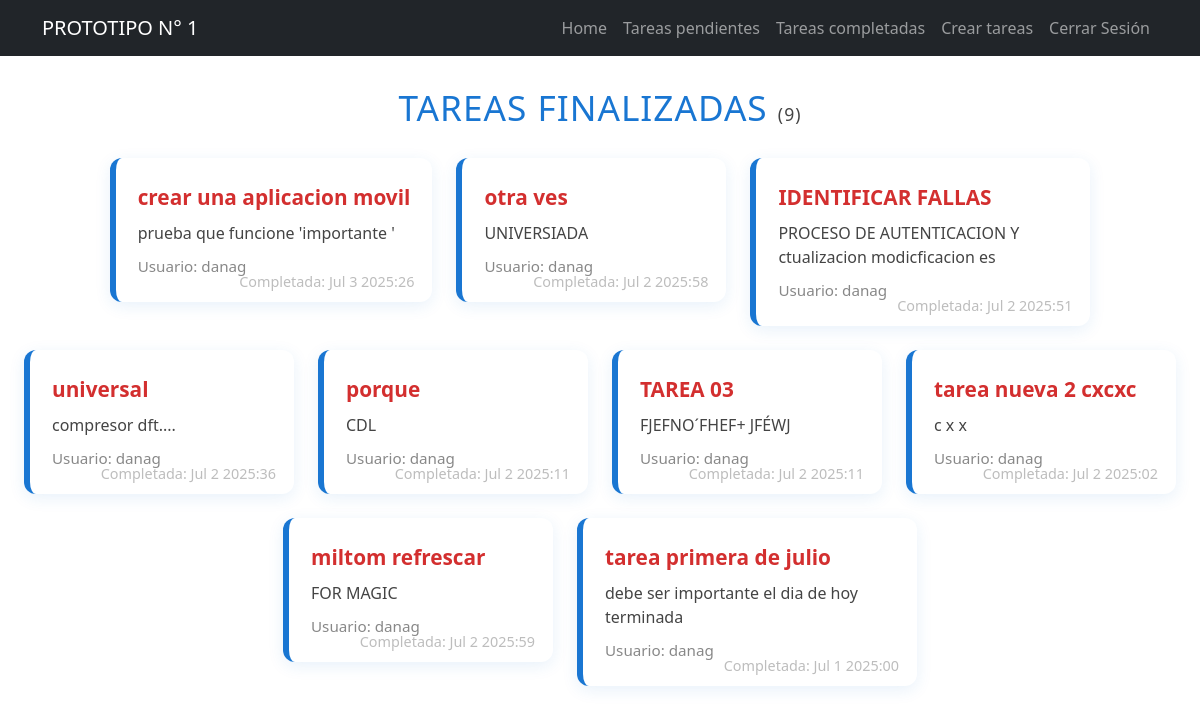
Page /tasks/completed (signed in) on the committed database.
### tasks/models.py (models this page shows, shortened)
class task(models.Model):
    titulo = models.CharField(max_length=100)
    descripcion = models.TextField(blank=True)
    creacion = models.DateTimeField(auto_now_add=True)
    fechacompletada = models.DateTimeField(null=True, blank=True)
    importante = models.BooleanField(default=False)
    usuario = models.ForeignKey(User, on_delete=models.CASCADE)

### tasks/views.py (the view)
# urls.py: path('tasks/completed', views.tasks_completed, name= 'tasks_completed'),
@login_required
def tasks_completed(request):
    tareas = task.objects.filter(usuario=request.user, fechacompletada__isnull=False).order_by('-fechacompletada')
    return render(request, 'tasks.html', {'tareas': tareas, 'completadas': True})

### tasks/templates/tasks.html (shortened to what this page needs)
{% extends 'base.html' %}
{% block content %}
{% if not completadas %}
  <h1 class="tareas-header">Tareas Pendientes <span style="font-size:1.1rem; color:#444;">({{ tareas|length }})</span></h1>
{% else %}
  <h1 class="tareas-header">TAREAS FINALIZADAS <span style="font-size:1.1rem; color:#444;">({{ tareas|length }})</span></h1>
{% endif %}
<ul class="tareas-list">
    {% for task in tareas %}
    <li>
        <a href="{% url 'task_detail' task.id %}" style="text-decoration:none;">
          <div class="tarea-card">
            <div class="titulo{% if task.importante %} importante{% endif %}">{{ task.titulo }}</div>
            <div class="descripcion">{{ task.descripcion }}</div>
            <div class="usuario">Usuario: {{ task.usuario.username }}</div>
            {% if task.fechacompletada %}
              <div class="fecha">Completada: {{ task.fechacompletada|date:'M j Y:i' }}</div>
            {% endif %}
          </div>
        </a>
    </li>
    {% endfor %}
</ul>
{% endblock %}

### tasks/templates/base.html (shortened to what this page needs)
<!DOCTYPE html>
<html lang="en">
<head>
    <link rel="stylesheet" href="https://cdn.jsdelivr.net/npm/bootstrap@5.3.7/dist/css/bootstrap.min.css">
</head>
<body><nav class="navbar navbar-expand-lg bg-dark navbar-dark">
  <div class="container">
    <a class="navbar-brand navbar-titulo" href="/">PROTOTIPO N° 1</a>
    <div class="collapse navbar-collapse" id="navbarNav">
      <ul class="navbar-nav ms-auto">
        <li class="nav-item">
          <a href="/" class="nav-link">Home</a>
     </li>
      {% if user.is_authenticated %}
          <li class="nav-item">
            <a href="/tasks" class="nav-link">Tareas pendientes</a>
          </li>
           <li class="nav-item">
            <a href="/tasks/completed" class="nav-link">Tareas completadas</a>
          </li>
          <li class="nav-item">
            <a href="/tasks/create/" class="nav-link">Crear tareas</a>
          </li>
          <li class="nav-item">
            <a href="/cerrar_sesion/" class="nav-link">Cerrar Sesión</a>
          </li>
      {% endif %}
      </ul>
    </div>
  </div>
</nav>
    {% block content %}
    {% endblock %}
</body>
</html>

### tasks/templates/tasks.html (style rules this page uses)
.tareas-header { text-align: center; color: #1976d2; font-size: 2.2rem; margin-top: 30px; margin-bottom: 30px; letter-spacing: 1px; }
.tareas-list { display: flex; flex-wrap: wrap; gap: 24px; justify-content: center; padding: 0; list-style: none; }
.tarea-card { background: #fff; border-radius: 12px; box-shadow: 0 4px 16px rgba(25, 118, 210, 0.10); padding: 24px 22px 18px 22px; min-width: 270px; max-width: 340px; transition: box-shadow 0.2s, transform 0.2s; border-left: 6px solid #1976d2; position: relative; }
.tarea-card .titulo { font-size: 1.3rem; font-weight: bold; color: #1976d2; margin-bottom: 8px; }
.tarea-card .titulo.importante { color: #d32f2f; }
.tarea-card .descripcion { color: #444; margin-bottom: 10px; font-size: 1rem; }
.tarea-card .usuario { font-size: 0.95rem; color: #888; margin-bottom: 6px; }
.tarea-card .fecha { font-size: 0.90rem; color: #bdbdbd; position: absolute; bottom: 10px; right: 18px; }

### rows in the picture
task: titulo "crear una aplicacion movil", descripcion "prueba que funcione 'importante '", usuario.username "danag", fechacompletada "Jul 3 2025:26"
task: titulo "otra ves", descripcion "UNIVERSIADA", usuario.username "danag", fechacompletada "Jul 2 2025:58"
task: titulo "IDENTIFICAR FALLAS", descripcion "PROCESO DE AUTENTICACION Y ctualizacion modicficacion es", usuario.username "danag", fechacompletada "Jul 2 2025:51"
task: titulo "universal", descripcion "compresor dft....", usuario.username "danag", fechacompletada "Jul 2 2025:36"
task: titulo "porque", descripcion "CDL", usuario.username "danag", fechacompletada "Jul 2 2025:11"
task: titulo "TAREA 03", descripcion "FJEFNO´FHEF+ JFÉWJ", usuario.username "danag", fechacompletada "Jul 2 2025:11"
task: titulo "tarea nueva 2 cxcxc", descripcion "c x x", usuario.username "danag", fechacompletada "Jul 2 2025:02"
task: titulo "miltom refrescar", descripcion "FOR MAGIC", usuario.username "danag", fechacompletada "Jul 2 2025:59"
task: titulo "tarea primera de julio", descripcion "debe ser importante el dia de hoy terminada", usuario.username "danag", fechacompletada "Jul 1 2025:00"

### other values in the picture
{{ tareas|length }} "9"
